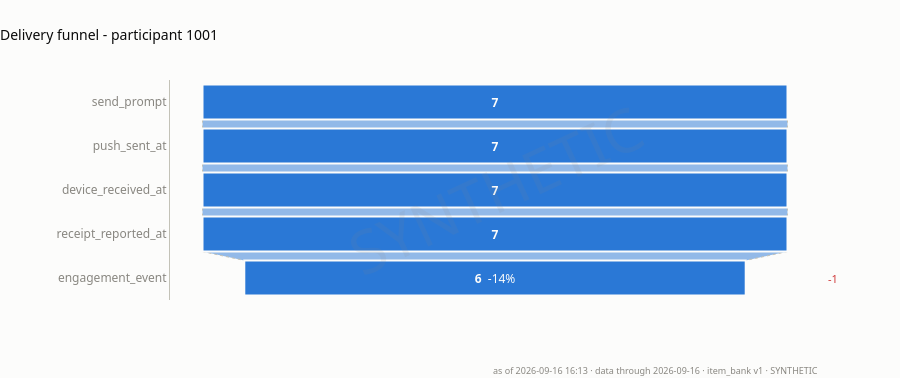

Source (notebook cell):
### Markdown cell above
## 3B - Delivery funnel

### Code cell
# The whole study for one participant: where prompts are lost between the
# engine deciding to send and the participant doing something.
# For 1001 all 7 sent prompts reached the device and reported a receipt, and 6
# drew an engagement event - a 14% drop at the last step only. A large drop at
# device_received_at instead would point at push infrastructure rather than at
# the participant.
plot_delivery_funnel(TIMELINE_USER)

### Figure 1 — Plotly figure (JSON) as saved in the notebook; plotly's stock layout.template omitted (floating-point values rounded to 4 significant figures)
{"data": [{"connector": {"line": {"color": "#c3c2b7", "dash": "dot", "width": 1}}, "hovertemplate": "%{y}<br>%{x} prompts<extra></extra>", "marker": {"color": "#2a78d6", "line": {"color": "#fcfcfb", "width": 2}}, "orientation": "h", "text": ["<b>7</b>", "<b>7</b>", "<b>7</b>", "<b>7</b>", "<b>6</b>  -14%"], "textfont": {"color": "#fcfcfb", "size": 12}, "textinfo": "text", "textposition": "inside", "type": "funnel", "x": [7, 7, 7, 7, 6], "y": ["send_prompt", "push_sent_at", "device_received_at", "receipt_reported_at", "engagement_event"]}], "layout": {"annotations": [{"font": {"size": 11}, "showarrow": false, "text": "<span style='color:#d03b3b'>-1</span>", "x": 1, "xanchor": "left", "xref": "paper", "xshift": 6, "y": "engagement_event"}, {"font": {"color": "#898781", "family": "system-ui, -apple-system, \"Segoe UI\", sans-serif", "size": 9}, "showarrow": false, "text": "as of 2026-09-16 16:13 · data through 2026-09-16 · item_bank v1 · SYNTHETIC", "x": 1, "xanchor": "right", "xref": "paper", "y": 0, "yanchor": "top", "yref": "paper", "yshift": -62}, {"font": {"color": "#898781", "family": "system-ui, -apple-system, \"Segoe UI\", sans-serif", "size": 60}, "opacity": 0.1, "showarrow": false, "text": "SYNTHETIC", "textangle": -25, "x": 0.5, "xref": "paper", "y": 0.5, "yref": "paper"}], "font": {"color": "#52514e", "family": "system-ui, -apple-system, \"Segoe UI\", sans-serif", "size": 12}, "height": 378, "hoverlabel": {"bgcolor": "#fcfcfb", "font": {"color": "#0b0b0b", "family": "system-ui, -apple-system, \"Segoe UI\", sans-serif"}}, "margin": {"b": 78, "l": 170, "r": 80, "t": 80}, "paper_bgcolor": "#fcfcfb", "plot_bgcolor": "#fcfcfb", "showlegend": false, "title": {"font": {"color": "#0b0b0b", "size": 14}, "text": "Delivery funnel - participant 1001", "x": 0, "xanchor": "left"}, "xaxis": {"linecolor": "#c3c2b7", "showgrid": false, "tickfont": {"color": "#898781"}, "title": {"font": {"color": "#898781", "size": 11}, "text": "prompts (count)"}, "zeroline": false}, "yaxis": {"linecolor": "#c3c2b7", "showgrid": false, "tickfont": {"color": "#898781"}, "zeroline": false}}}
